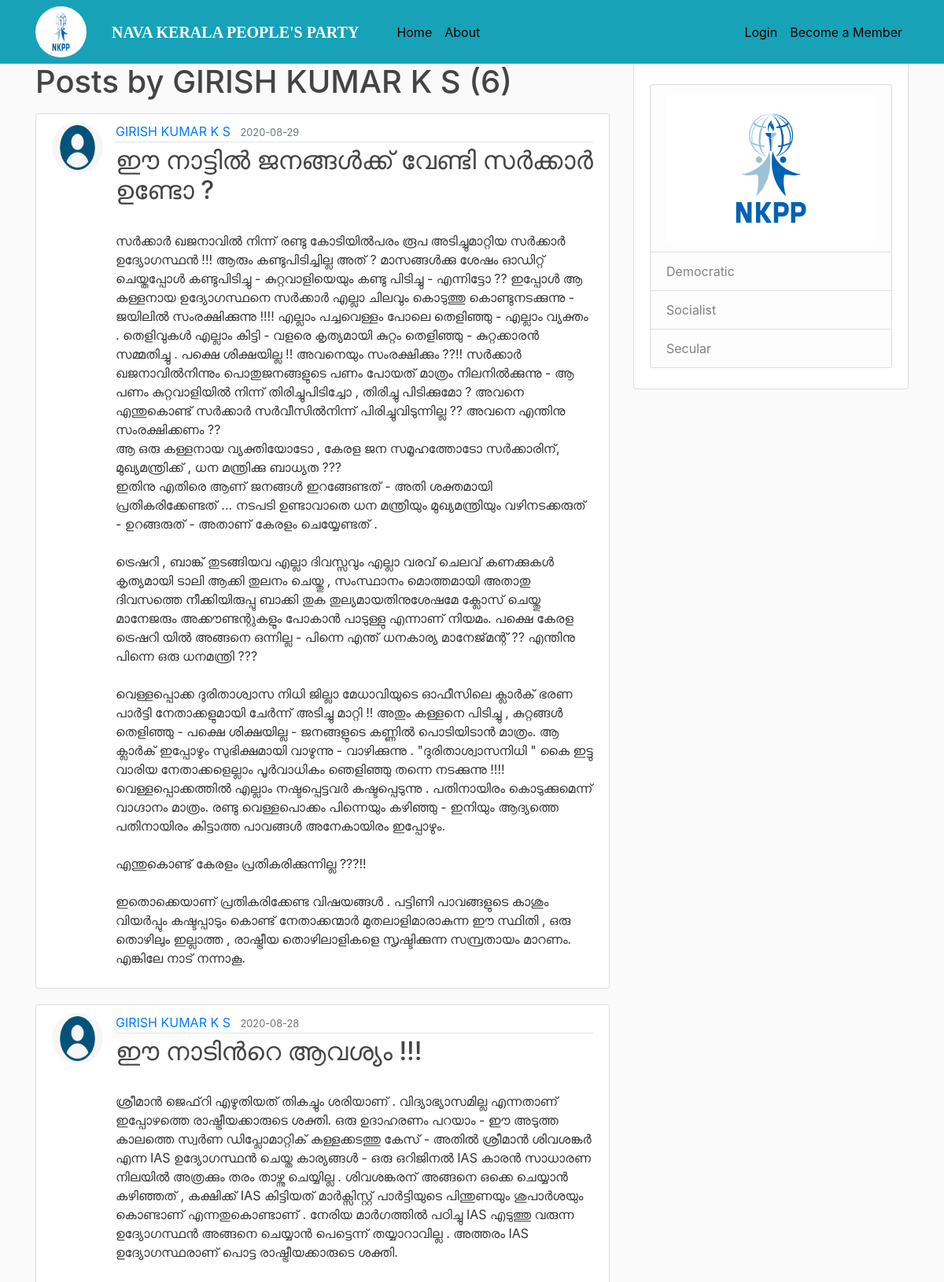
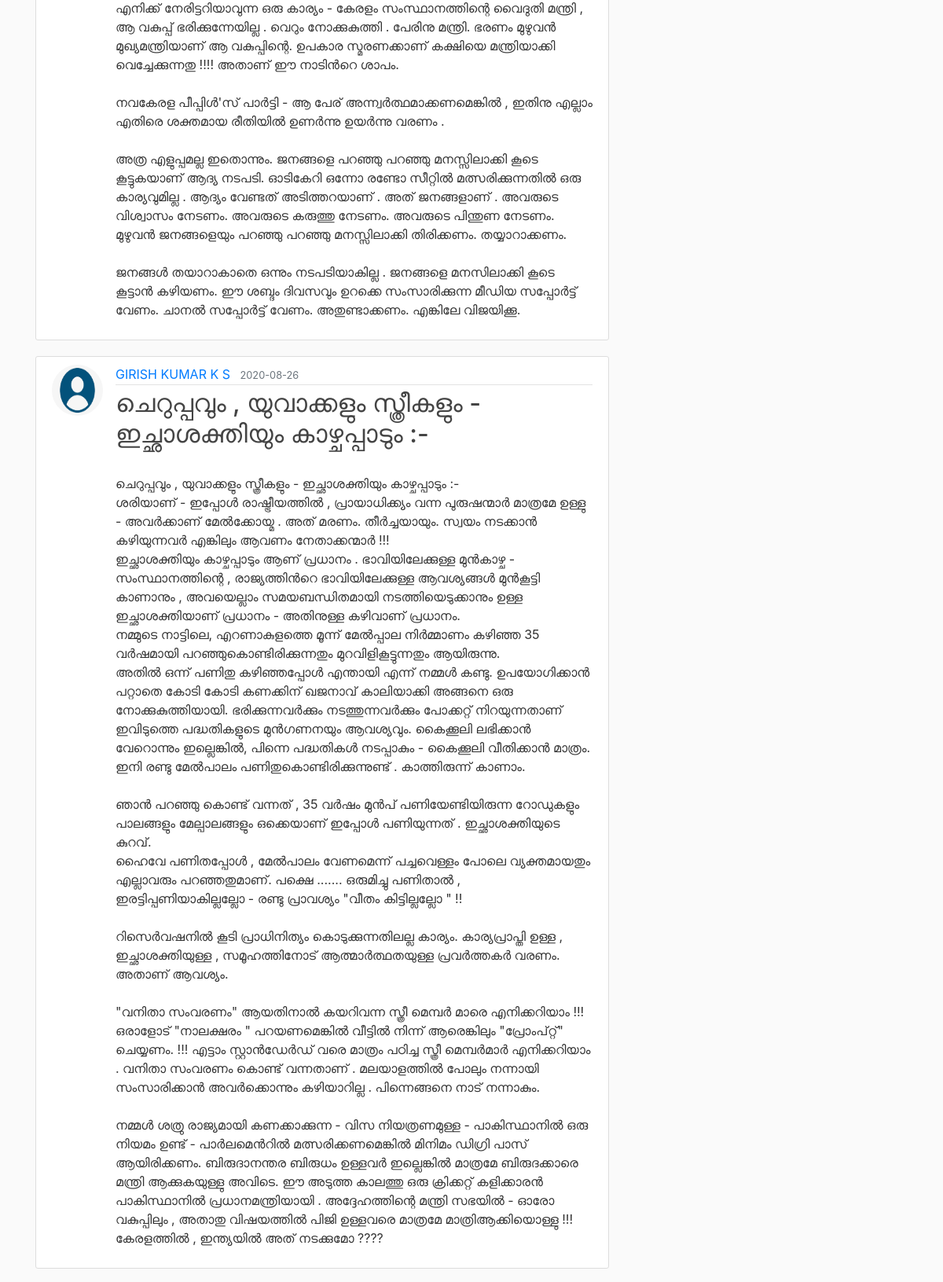
The app's page /user/GIRISH KUMAR  K S (upper part) with its own data (2 pictures, top to bottom).
### mySite/models.py (models this page shows, shortened)
class User(db.Model, UserMixin):
    id = db.Column(db.Integer, primary_key=True)
    username = db.Column(db.String(20), unique=True, nullable=False)
    email = db.Column(db.String(120), unique=True, nullable=False)
    image_file = db.Column(db.String(20), nullable=False, default='default.jpg')
    password = db.Column(db.String(60), nullable=False)
    district = db.Column(db.String(20),nullable=False,default='default')
    localBodyType = db.Column(db.String(20),nullable=False,default='default')
    localBodyName = db.Column(db.String(20),nullable=False,default='default')
    phone = db.Column(db.String(20),nullable=False,default='default')
    privelege=db.Column(db.Integer,nullable=False,default=0)
    verify_email=db.Column(db.Boolean,nullable=False,default=False)
    verify_phone=db.Column(db.Boolean,nullable=False,default=False)
    posts = db.relationship('Post', backref='author', lazy=True)

class Post(db.Model):
    id = db.Column(db.Integer, primary_key=True)
    title = db.Column(db.String(100), nullable=False)
    date_posted = db.Column(db.DateTime, nullable=False, default=datetime.utcnow)
    content = db.Column(db.Text, nullable=False)
    user_id = db.Column(db.Integer, db.ForeignKey('user.id'), nullable=False)
    status=db.Column(db.Integer,nullable=False,default=0)

### mySite/users/routes.py (the view)
@users.route("/user/<string:username>")
def user_posts(username):
    page = request.args.get('page', 1, type=int)
    user = User.query.filter_by(username=username).first_or_404()
    posts = Post.query.filter_by(author=user)\
        .order_by(Post.date_posted.desc())\
        .paginate(page=page, per_page=5)
    return render_template('user_posts.html', posts=posts, user=user)

### mySite/templates/user_posts.html (shortened to what this page needs)
{% extends "layout.html" %}
{% block content %}
    <h1 class="mb-3">Posts by {{ user.username }} ({{ posts.total }})</h1>
    {% for post in posts.items %}
        <article class="media content-section">
          <img class="rounded-circle article-img" src="{{ url_for('static', filename='profile_pics/' + post.author.image_file) }}">
          <div class="media-body">
            <div class="article-metadata">
              <a class="mr-2" href="{{ url_for('users.user_posts', username=post.author.username) }}">{{ post.author.username }}</a>
              <small class="text-muted">{{ post.date_posted.strftime('%Y-%m-%d') }}</small>
            </div>
            <h2><a class="article-title" href="{{ url_for('posts.post', post_id=post.id) }}">{{ post.title }}</a></h2>
            <p class="article-content">{{ post.content }}</p>
          </div>
        </article>
    {% endfor %}
{% endblock content %}

### mySite/static/main.css (style rules this page uses)
body { background: #fafafa; color: #333333; margin-top: 5rem; }
h1, h2, h3, h4, h5, h6 { color: #444444; }
.content-section { background: #ffffff; padding: 10px 20px; border: 1px solid #dddddd; border-radius: 3px; margin-bottom: 20px; }
.article-title { color: #444444; }
.article-content { white-space: pre-line; }
.article-img { height: 65px; width: 65px; margin-right: 16px; }
.article-metadata { padding-bottom: 1px; margin-bottom: 4px; border-bottom: 1px solid #e3e3e3 }

### records on screen
User: username "GIRISH KUMAR K S"
Post: image_file (placeholder picture), author.username "GIRISH KUMAR K S", date_posted "2020-08-29", title "ഈ നാട്ടിൽ ജനങ്ങൾക്ക് വേണ്ടി സർക്കാർ ഉണ്ടോ ?", content "സർക്കാർ ഖജനാവിൽ നിന്ന് രണ്ടു കോടിയിൽപരം രൂപ അടിച്ചുമാറ്റിയ സർക്കാർ ഉദ്യോഗസ്ഥൻ !!! ആരും കണ്ടുപിടിച്ചില്ല അത് ? മാസങ്ങൾക്കു ശേഷം ഓഡിറ്റ് ചെയ്തപ്പോൾ കണ്ടുപിടിച്ചു - കുറ്റവാളിയെയും കണ്ടു പിടിച്ചു - എന്നിട്ടോ ?? ഇപ്പോൾ ആ കള്ളനായ ഉദ്യോഗസ്ഥനെ സർക്കാർ എല്ലാ ചിലവും കൊടുത്തു കൊണ്ടുനടക്കുന്നു - ജയിലിൽ സംരക്ഷിക്കുന്നു !!!! എല്ലാം പച്ചവെള്ളം പോലെ തെളിഞ്ഞു - എല്ലാം വ്യക്തം . തെളിവുകൾ എല്ലാം കിട്ടി - വളരെ കൃത്യമായി കുറ്റം തെളിഞ്ഞു - കുറ്റക്കാരൻ സമ്മതിച്ചു . പക്ഷെ ശിക്ഷയില്ല !! അവനെയും സംരക്ഷിക്കും ??!! സർക്കാർ ഖജനാവിൽനിന്നും പൊതുജനങ്ങളുടെ പണം പോയത് മാത്രം നിലനിൽക്കുന്നു - ആ പണം കുറ്റവാളിയിൽ നിന്ന് തിരിച്ചുപിടിച്ചോ , തിരിച്ചു പിടിക്കുമോ ? അവനെ എന്തുകൊണ്ട് സർക്കാർ സർവീസിൽനിന്ന് പിരിച്ചുവിടുന്നില്ല ?? അവനെ…"
Post: image_file (placeholder picture), author.username "GIRISH KUMAR K S", date_posted "2020-08-28", title "ഈ നാടിൻറെ ആവശ്യം !!!", content "ശ്രീമാൻ ജെഫ്‌റി എഴുതിയത് തികച്ചും ശരിയാണ് . വിദ്യാഭ്യാസമില്ല എന്നതാണ് ഇപ്പോഴത്തെ രാഷ്ട്രീയക്കാരുടെ ശക്തി. ഒരു ഉദാഹരണം പറയാം - ഈ അടുത്ത കാലത്തെ സ്വർണ ഡിപ്ലോമാറ്റിക് കള്ളക്കടത്തു കേസ് - അതിൽ ശ്രീമാൻ ശിവശങ്കർ എന്ന IAS ഉദ്യോഗസ്ഥൻ ചെയ്ത കാര്യങ്ങൾ - ഒരു ഒറിജിനൽ IAS കാരൻ സാധാരണ നിലയിൽ അത്രക്കും തരം താഴ്ന്നു ചെയ്യില്ല . ശിവശങ്കരന് അങ്ങനെ ഒക്കെ ചെയ്യാൻ കഴിഞ്ഞത് , കക്ഷിക്ക്‌ IAS കിട്ടിയത് മാർക്സിസ്റ്റ് പാർട്ടിയുടെ പിന്തുണയും ശുപാർശയും കൊണ്ടാണ് എന്നതുകൊണ്ടാണ് . നേരിയ മാർഗത്തിൽ പഠിച്ചു IAS എടുത്തു വരുന്ന ഉദ്യോഗസ്ഥൻ അങ്ങനെ ചെയ്യാൻ പെട്ടെന്ന് തയ്യാറാവില്ല . അത്തരം IAS ഉദ്യോഗസ്ഥരാണ് പൊട്ട രാഷ്ട്രീയക്കാരുടെ ശക്തി. എനിക്ക് നേരിട്ടറിയാവുന്ന ഒരു കാര്യം - കേരളം സംസ്ഥാനത്തിന്റെ വൈദുതി മന്ത്രി , ആ വകുപ്പ്…"
Post: image_file (placeholder picture), author.username "GIRISH KUMAR K S", date_posted "2020-08-26", title "ചെറുപ്പവും , യുവാക്കളും സ്ത്രീകളും - ഇച്ഛാശക്തിയും കാഴ്ചപ്പാടും :-", content "ചെറുപ്പവും , യുവാക്കളും സ്ത്രീകളും - ഇച്ഛാശക്തിയും കാഴ്ചപ്പാടും :- ശരിയാണ് - ഇപ്പോൾ രാഷ്ട്രീയത്തിൽ , പ്രായാധിക്ക്യം വന്ന പുരുഷന്മാർ മാത്രമേ ഉള്ളു - അവർക്കാണ് മേൽക്കോയ്മ . അത് മരണം. തീർച്ചയായും. സ്വയം നടക്കാൻ കഴിയുന്നവർ എങ്കിലും ആവണം നേതാക്കന്മാർ !!! ഇച്ഛാശക്തിയും കാഴ്ചപ്പാടും ആണ് പ്രധാനം . ഭാവിയിലേക്കുള്ള മുൻകാഴ്ച - സംസ്ഥാനത്തിന്റെ , രാജ്യത്തിൻറെ ഭാവിയിലേക്കുള്ള ആവശ്യങ്ങൾ മുൻകൂട്ടി കാണാനും , അവയെല്ലാം സമയബന്ധിതമായി നടത്തിയെടുക്കാനും ഉള്ള ഇച്ഛാശക്തിയാണ് പ്രധാനം - അതിനുള്ള കഴിവാണ് പ്രധാനം. നമ്മുടെ നാട്ടിലെ, എറണാകുളത്തെ മൂന്ന് മേൽപ്പാല നിർമ്മാണം കഴിഞ്ഞ 35 വർഷമായി പറഞ്ഞുകൊണ്ടിരിക്കുന്നതും മുറവിളികൂട്ടുന്നതും ആയിരുന്നു. അതിൽ ഒന്ന് പണിതു കഴിഞ്ഞപ്പോൾ എന്തായി എന്ന് നമ്മൾ കണ്ടു. ഉപയോഗിക്കാൻ പറ്റാതെ…"

### other values on screen
{{ posts.total }} "6"
